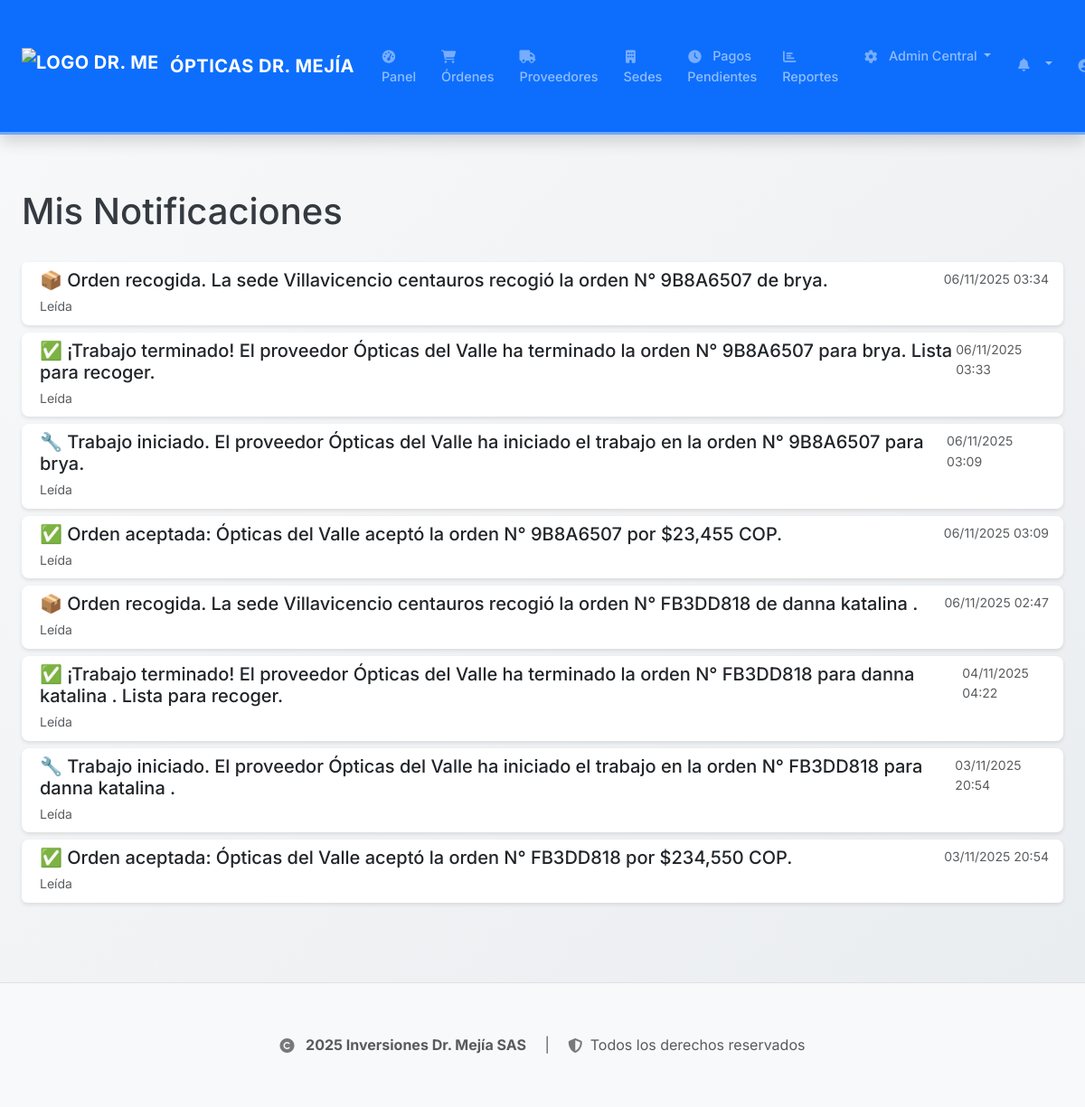
/notifications (signed in), run on the app's committed database.
### backend/app/models.py (models this page shows, shortened)
class Notification(db.Model):
    id = db.Column(db.Integer, primary_key=True)
    user_id = db.Column(db.Integer, db.ForeignKey('user.id'), nullable=False)
    user = db.relationship('User', backref='notifications')
    message = db.Column(db.String(512), nullable=False)
    is_read = db.Column(db.Boolean, default=False)
    created_at = db.Column(db.DateTime, default=datetime.utcnow)
    work_order_id = db.Column(db.Integer, db.ForeignKey('work_order.id'), nullable=True)
    work_order = db.relationship('WorkOrder', backref='notifications_related', foreign_keys=[work_order_id])

### backend/app/routes.py (the view)
@bp.route('/notifications')
@login_required
def view_notifications():
    notifications = Notification.query.filter_by(user_id=current_user.id).order_by(Notification.created_at.desc()).limit(20).all()
    for notif in notifications:
        if not notif.is_read:
            notif.is_read = True
    db.session.commit()
    return render_template('notifications/list.html', title='Mis Notificaciones', notifications=notifications)

### backend/app/models.py (called while the page is built)
@login_manager.user_loader
def load_user(user_id):
    return User.query.get(int(user_id))

### backend/app/routes.py (called while the page is built, shortened)
@bp.context_processor
def inject_notifications():
    if current_user.is_authenticated:
        unread_notifications_count = Notification.query.filter_by(user_id=current_user.id, is_read=False).count()
        latest_notifications = Notification.query.filter_by(user_id=current_user.id).order_by(Notification.created_at.desc()).limit(5).all()
        sede_messages_count = 0
        return dict(
            unread_notifications_count=unread_notifications_count,
            latest_notifications=latest_notifications,
            sede_messages_count=sede_messages_count
        )
    return dict(unread_notifications_count=0, latest_notifications=[])

### backend/app/security.py (called while the page is built)
def log_security_event(event_type, description, severity='WARNING', user=None, metadata=None):
    if user is None:
        if hasattr(current_user, 'is_authenticated') and current_user.is_authenticated:
            user = current_user
        else:
            user = None
    AuditLog.log_action(
        action_type=event_type,
        description=description,
        user=user,
        severity=severity,
        category='SECURITY',
        metadata=metadata,
        requires_attention=severity in ['CRITICAL', 'ERROR']
    )

### frontend/templates/notifications/list.html (shortened to what this page needs)
{% extends "base.html" %}
{% block content %}
    <h1 class="mb-4">Mis Notificaciones</h1>
    {% if notifications %}
        <div class="list-group">
            {% for notification in notifications %}
                <a href="{{ url_for('main.view_order', order_id=notification.work_order_id) if notification.work_order_id else '#' }}"
                   class="list-group-item list-group-item-action {% if not notification.is_read %}list-group-item-light fw-bold{% endif %}">
                    <div class="d-flex w-100 justify-content-between">
                        <h5 class="mb-1">{{ notification.message }}</h5>
                        <small class="text-muted">{{ notification.created_at.strftime('%d/%m/%Y %H:%M') }}</small>
                    </div>
                    <small class="text-muted">
                        {% if notification.is_read %}Leída{% else %}Sin leer{% endif %}
                    </small>
                </a>
            {% endfor %}
        </div>
    {% else %}
        <p class="text-muted">No tienes notificaciones.</p>
    {% endif %}
{% endblock %}

### frontend/static/css/styles.css (style rules this page uses)
:root { --primary-color: #0d6efd; --primary-dark: #0a58ca; --primary-light: #6ea8fe; --success-color: #198754; --warning-color: #fd7e14; --danger-color: #dc3545; --info-color: #0dcaf0; --dark-color: #212529; --light-color: #f8f9fa; --white: #ffffff; --gray-100: #f8f9fa; --gray-200: #e9ecef; --gray-300: #dee2e6; --gray-500: #6c757d; --gray-700: #495057; --gray-800: #343a40; --gray-900: #212529; --shadow-sm: 0 0.125rem 0.25rem rgba(0, 0, 0, 0.075); --shadow-md: 0 0.5rem 1rem rgba(0, 0, 0, 0.15); --shadow-lg: 0 1rem 3rem rgba(0, 0, 0, 0.175); --border-radius: 0.5rem; --border-radius-lg: 0.75rem; --transition: all 0.3s ease; }
body { font-family: 'Inter', 'Segoe UI', -apple-system, BlinkMacSystemFont, sans-serif; background: linear-gradient(135deg, #f8f9fa 0%, #e9ecef 100%); color: var(--gray-800); line-height: 1.6; font-weight: 400; padding-top: 120px; position: relative; }
.main-content > h1:first-child, .main-content > .d-flex:first-child, .first-content-element { margin-top: 2rem !important; padding-top: 1.5rem !important; }
body.navbar-present { padding-top: calc(90px + 1rem); }
.fade-in-up { animation: fadeInUp 0.6s ease-out; }
.mb-4 { margin-bottom: 2rem !important; }
body { position: relative; }

### frontend/static/css/style.css (style rules this page uses)
.list-group-item { border: none; border-left: 4px solid transparent; margin-bottom: 0.5rem; border-radius: 0.5rem; background: #ffffff; box-shadow: 0 2px 4px rgba(0, 0, 0, 0.1); transition: all 0.3s ease; }

### data on the page
Notification: message "📦 Orden recogida. La sede Villavicencio centauros recogió la orden N° 9B8A6507 de brya.", created_at "06/11/2025 03:34", is_read "Leída"
Notification: message "✅ ¡Trabajo terminado! El proveedor Ópticas del Valle ha terminado la orden N° 9B8A6507 para brya. Lista para recoger.", created_at "06/11/2025 03:33", is_read "Leída"
Notification: message "🔧 Trabajo iniciado. El proveedor Ópticas del Valle ha iniciado el trabajo en la orden N° 9B8A6507 para brya.", created_at "06/11/2025 03:09", is_read "Leída"
Notification: message "✅ Orden aceptada: Ópticas del Valle aceptó la orden N° 9B8A6507 por $23,455 COP.", created_at "06/11/2025 03:09", is_read "Leída"
Notification: message "📦 Orden recogida. La sede Villavicencio centauros recogió la orden N° FB3DD818 de danna katalina .", created_at "06/11/2025 02:47", is_read "Leída"
Notification: message "✅ ¡Trabajo terminado! El proveedor Ópticas del Valle ha terminado la orden N° FB3DD818 para danna katalina . Lista para recoger.", created_at "04/11/2025 04:22", is_read "Leída"
Notification: message "🔧 Trabajo iniciado. El proveedor Ópticas del Valle ha iniciado el trabajo en la orden N° FB3DD818 para danna katalina .", created_at "03/11/2025 20:54", is_read "Leída"
Notification: message "✅ Orden aceptada: Ópticas del Valle aceptó la orden N° FB3DD818 por $234,550 COP.", created_at "03/11/2025 20:54", is_read "Leída"
